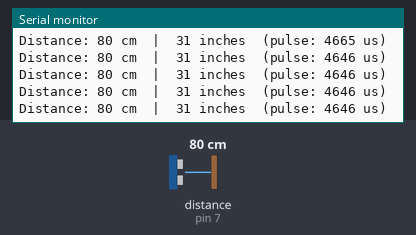
Recording of a sketch running on a simulated Arduino Uno, built with avr-gcc and run on an emulated ATmega328P. Parts: the last lines printed to the serial monitor. Wiring (inferred from the names in the program): ultrasonic range finder: trigger pin 8; echo pin 7. The inputs (shaded band) are chosen by the test bench; at power-on: distance to the obstacle (sensor on pin 7) 80 cm. The echo pulse lasts 58.3 µs per cm.

Above: at 2.2 s.
2.3 s: distance to the obstacle (sensor on pin 7) set to 2 cm
At 2.73 s:
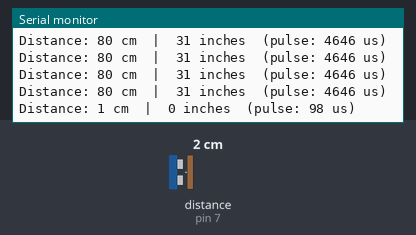
3.8 s: distance to the obstacle (sensor on pin 7) set to 4 cm
At 3.99 s:
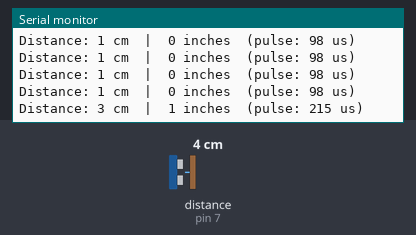
Timing chart, 0 to 6.8 s (numbered marks = the images above; inputs shaded):
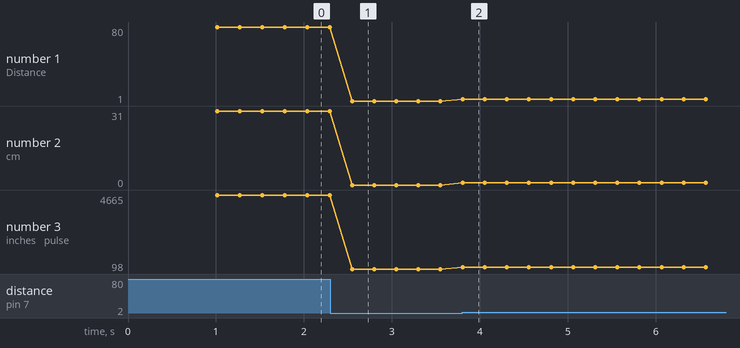

The sketch:

ultrasonic_test.ino
```cpp
/*
  Ultrasonic Sensor (HC-SR04) Test Sketch

  Wiring:
    VCC  -> 5V (Not 3.3V!)
    GND  -> GND
    TRIG -> D8
    ECHO -> D7

  Open Serial Monitor at 115200 baud.
*/

const uint8_t PIN_TRIG = 8;
const uint8_t PIN_ECHO = 7;

void setup() {
  Serial.begin(115200);
  pinMode(PIN_TRIG, OUTPUT);
  pinMode(PIN_ECHO, INPUT);
  digitalWrite(PIN_TRIG, LOW);

  Serial.println("=====================================");
  Serial.println("HC-SR04 Ultrasonic Sensor Test");
  Serial.println("Pins: Trig=D8, Echo=D7, VCC=5V, GND=GND");
  Serial.println("Move your hand in front of the sensor");
  Serial.println("=====================================");
  delay(1000);
}

void loop() {
  // 1. Clear trig line
  digitalWrite(PIN_TRIG, LOW);
  delayMicroseconds(4);

  // 2. Send 10 microsecond pulse
  digitalWrite(PIN_TRIG, HIGH);
  delayMicroseconds(10);
  digitalWrite(PIN_TRIG, LOW);

  // 3. Read the duration of the echo pulse (timeout 35ms = ~600cm)
  unsigned long duration = pulseIn(PIN_ECHO, HIGH, 35000UL);

  if (duration == 0) {
    Serial.println("NO ECHO received! (Check: VCC to 5V, GND, Trig=D8, Echo=D7)");
  } else {
    long cm = duration / 58;
    long inches = duration / 148;

    Serial.print("Distance: ");
    Serial.print(cm);
    Serial.print(" cm  |  ");
    Serial.print(inches);
    Serial.print(" inches  (pulse: ");
    Serial.print(duration);
    Serial.println(" us)");
  }

  delay(250); // Read 4 times per second
}
```

Measured:
- after the input at 2.3 s, the serial monitor: prints a new line after 0.25 s (image 1)
- after the input at 3.8 s, the serial monitor: prints a new line at once (image 2)
- plotted number 1: 80 → 1 after the input at 2.3 s, 1 → 3 after the input at 3.8 s
- plotted number 2: 31 → 0 after the input at 2.3 s
- plotted number 3: 4646 → 98 after the input at 2.3 s, 98 → 215 after the input at 3.8 s
